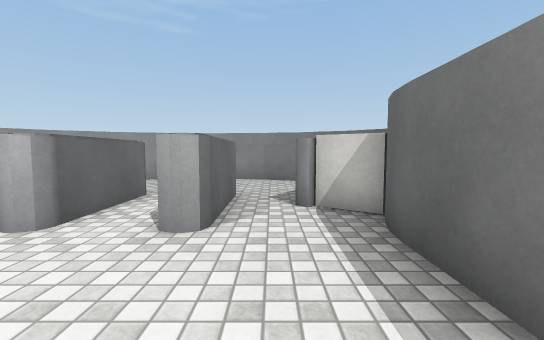
View 1 (above)

18 first-person views from a walk through a 3-D level made in the Unity game engine. The camera is 1.2 m above the floor, tilts 4° down and sees 90° across. The floor is counted in squares, 1 m on a side. Each view is taken from the middle of a square. On the plan, view 1 faces up. The plan holds only what a view shows up to about 13 squares ahead; the rest is blank. The place goes on beyond the plan. Surface patterns are stand-ins for the level's own textures.

View 2
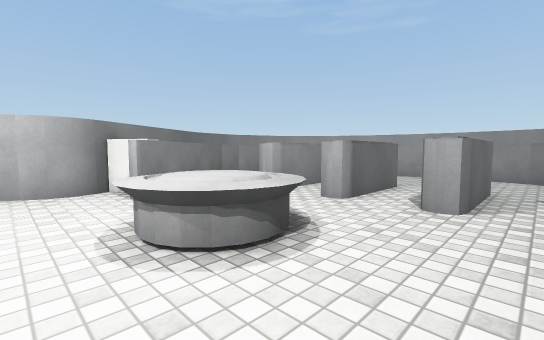

View 3
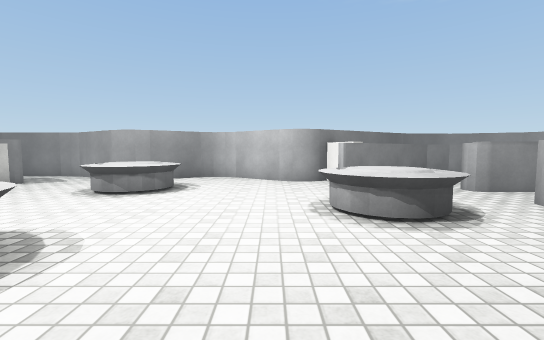

View 4
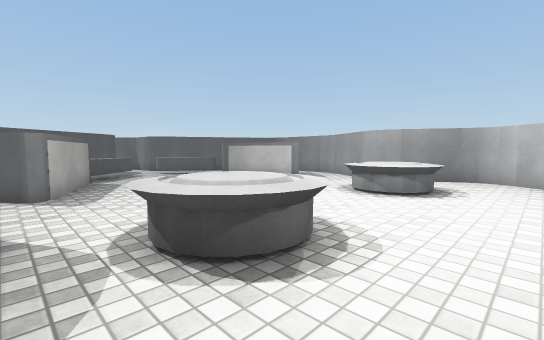

View 5
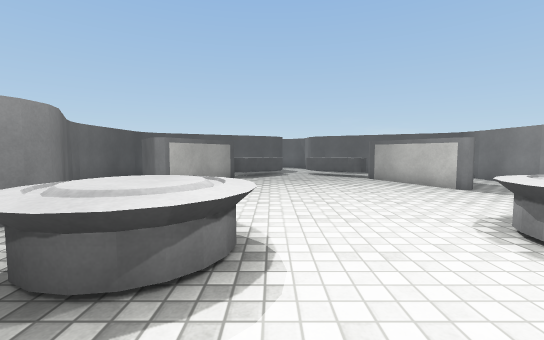

View 6
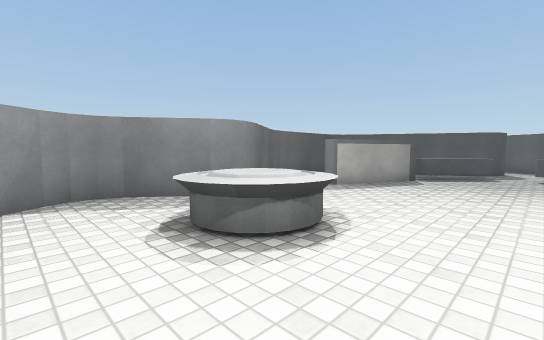

View 7
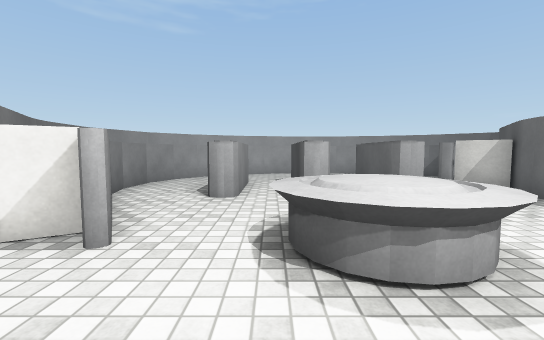

View 8
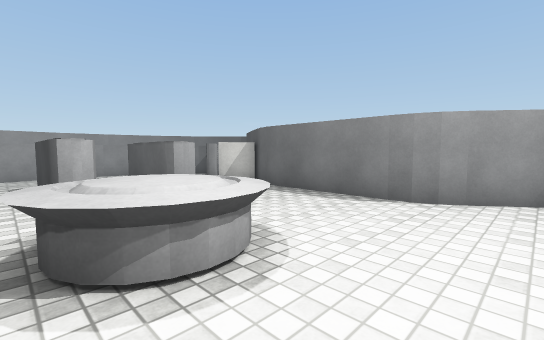

View 9
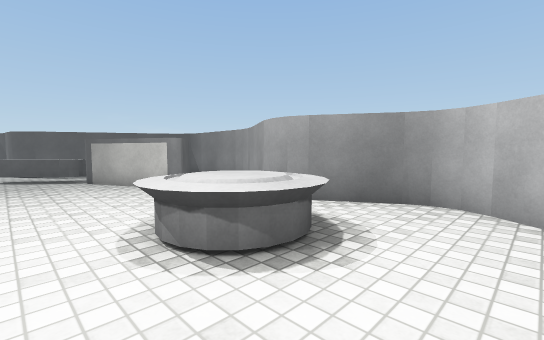

View 10
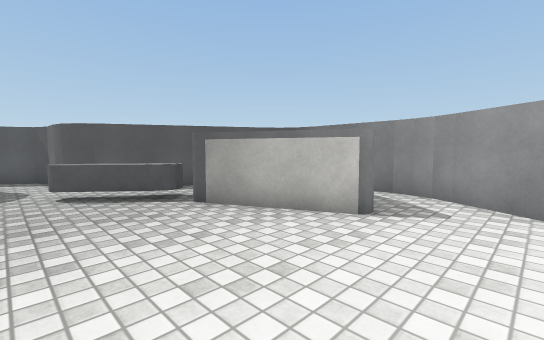

View 11
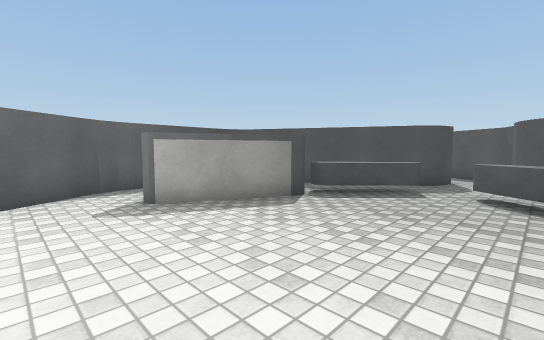

View 12
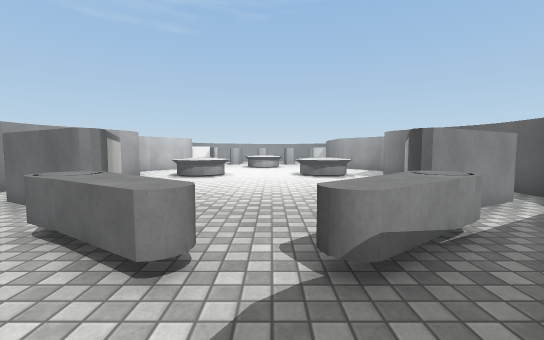

View 13
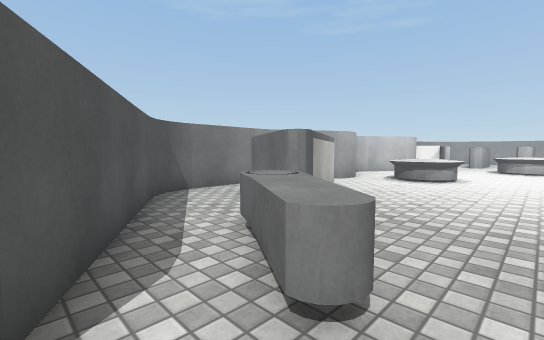

View 14
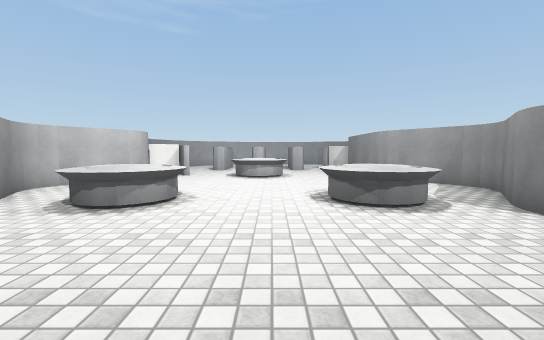

View 15
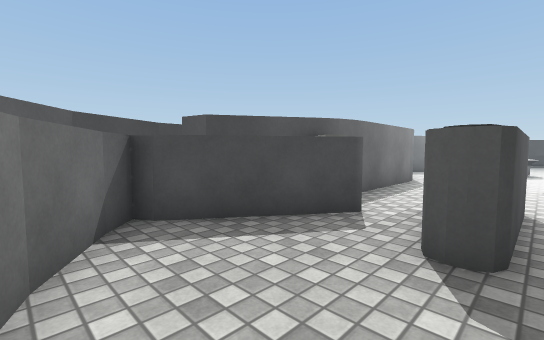

View 16
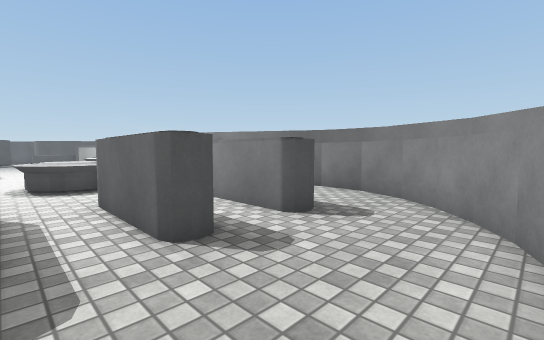

View 17
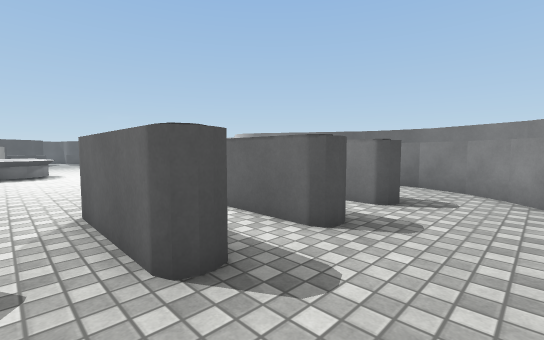

View 18
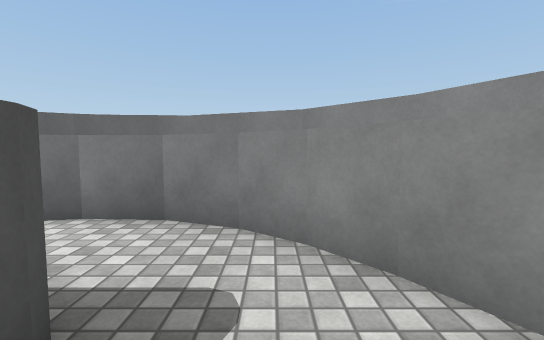

### Floor plan
Points are (right, up) in squares from view 1. A wall is a line through its corners. A room is listed if a view was taken in it or the views show most of it. See-through windows are left out.
Room 1 (views 1, 2, 3, 4, 5, 6, 7, 8, 9, 10, 11, 12, 13, 14, 15, 16, 17, 18)
walls: (-9.3, -7) (-9.1, -7.6); (-9, -7.5) (-9.1, -8.2); (-10.3, -3.5) (-10.6, -4.1) (-10.6, -4.7) (-10.4, -5.3); (-8.9, 0) (-8.7, -0.6) (-8.7, -1.2) (-8.9, -1.7) (-10.4, -3.7); (1.9, -1.4) (1.7, -0.7) (1.7, 3.6); (-10.4, -5.2) (-9.3, -7.1); (-9.1, -8.1) (-9.3, -8.7); (2.2, -1.9) (1.8, -1.1) (1.7, -0.2); (2.3, -7) (3.6, -5.2); (-9.3, -8.6) (-10.5, -10.6); (3.6, -3.7) (2.2, -1.8); (3.6, -5.3) (3.8, -4.7) (3.8, -4.1) (3.5, -3.6); (2.4, -8.7) (2.1, -8.1) (2.1, -7.5) (2.4, -6.9); (-10.4, -10.4) (-10.7, -11); (1.7, 3.5) (1.8, 4.1); (-10.7, -10.9) (-10.8, -11.5); (1.7, 3.9) (2, 4.7); (3.6, -10.5) (2.3, -8.6); (-10.9, -11.5) (-10.9, -12.1); (-9.5, 4.6) (-7.6, 1.4); (1.9, 4.5) (2.2, 5.1); (-10.9, -12) (-10.9, -15); (3.9, -11.1) (3.5, -10.4); (2.1, 5) (3.7, 7.5); (4, -11.6) (3.8, -11); (-11.4, 4.5) (-8.8, -0.2); (-9.8, 5.7) (-9.5, 4.5); (4, -12.1) (3.9, -11.4); (0.9, 6.6) (2.7, 9.2); (-10.9, -14.8) (-10.7, -15.5) (-10.4, -16) (-10, -16.3); (-9.1, 8.5) (-9.7, 7.1) (-9.7, 5.6); (4, -15) (4, -11.9); (-10.3, -16.2) (-5.1, -19.1); (2.5, 8.1) (1.6, 6.9); (-8.4, 9.5) (-9.2, 8.4); (-7.5, 10.2) (-8.5, 9.4); (-6.6, 10.8) (-7.6, 10.2); (-5.2, -19) (-4.7, -19.4) (-4.4, -19.8) (-4.3, -20.4) (-4.2, -21.5) (-3.9, -22.2) (-2.1, -23.2); (-6, 11) (-6.7, 10.8); (-10.7, 9.6) (-11.7, 7) (-11.6, 4.9); (3.1, 9.4) (2.4, 10); (-2, -19.1) (1.5, -17.2); (2.6, 9.9) (1, 10.9); (-3.9, 11.6) (-5.3, 11.3); (1.1, 10.9) (-0.5, 11.4); (-0.2, 11.4) (-1.6, 11.6); (-2.7, -20.5) (-2.6, -19.9) (-2.3, -19.4) (-1.8, -19)
objects: other object (-9, -15) to (-6, -12); block (-9, 1) to (-8, 1); other object (-8, -7) to (-5, -5); other object (-6, -17) to (-4, -16); other object (-6, 4) to (-6, 7); other object (-5, -1) to (-3, 1); other object (-4, 4) to (-4, 7); other object (-2, -17) to (0, -15); other object (-2, 4) to (-1, 7); other object (-1, -7) to (1, -5); other object (0, -15) to (3, -12); block (1, 6) to (2, 6)

Positions as (right, up) in squares from view 1, and headings:
1: (0, 0), facing up
2: (0, -2), facing up-left
3: (2, -2), facing left
4: (2, -3), facing down-left
5: (-2, -3), facing down
6: (-4, -3), facing down-right
7: (-5, -3), facing up
8: (-5, -3), facing up-right
9: (-4, -3), facing down-left
10: (-3, -9), facing down-left
11: (-5, -9), facing down-right
12: (-3, -20), facing up
13: (-3, -19), facing up-left
14: (-3, -13), facing up
15: (-2, 11), facing down-right
16: (-2, 11), facing down-left
17: (0, 10), facing down-left
18: (-5, 9), facing left
